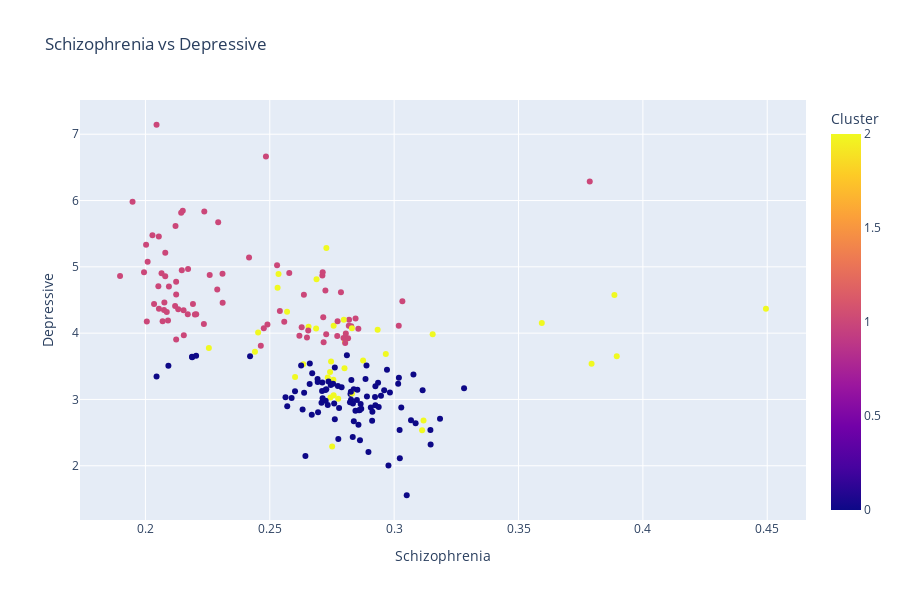
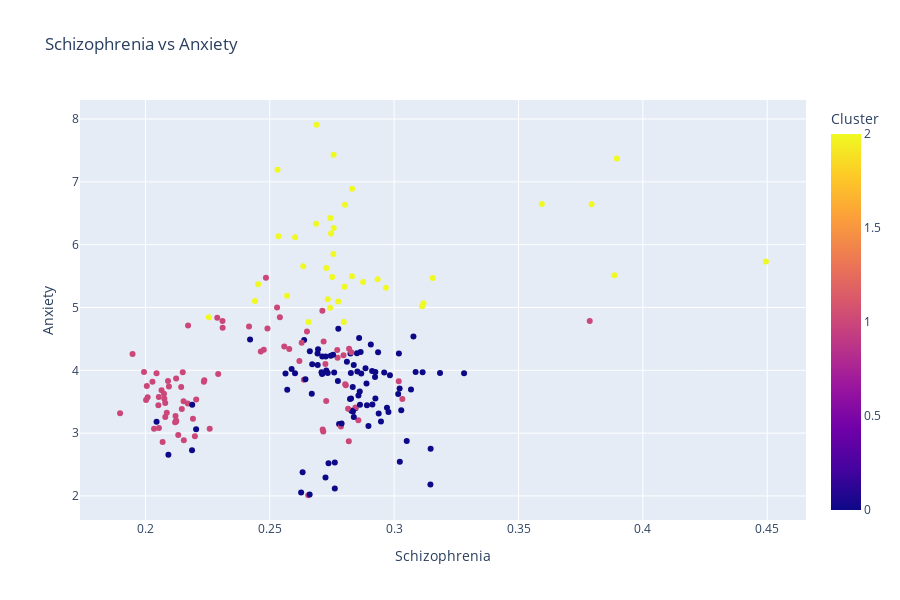
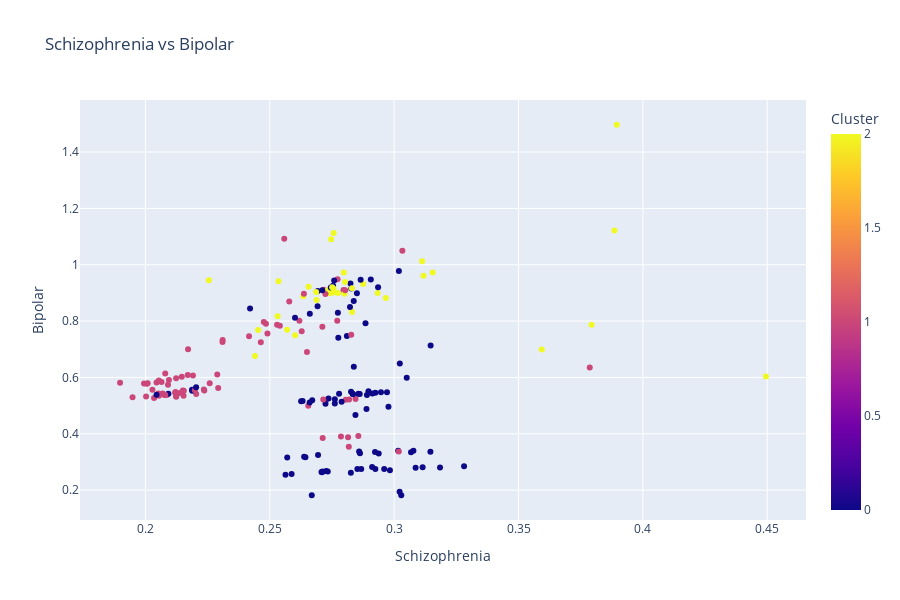
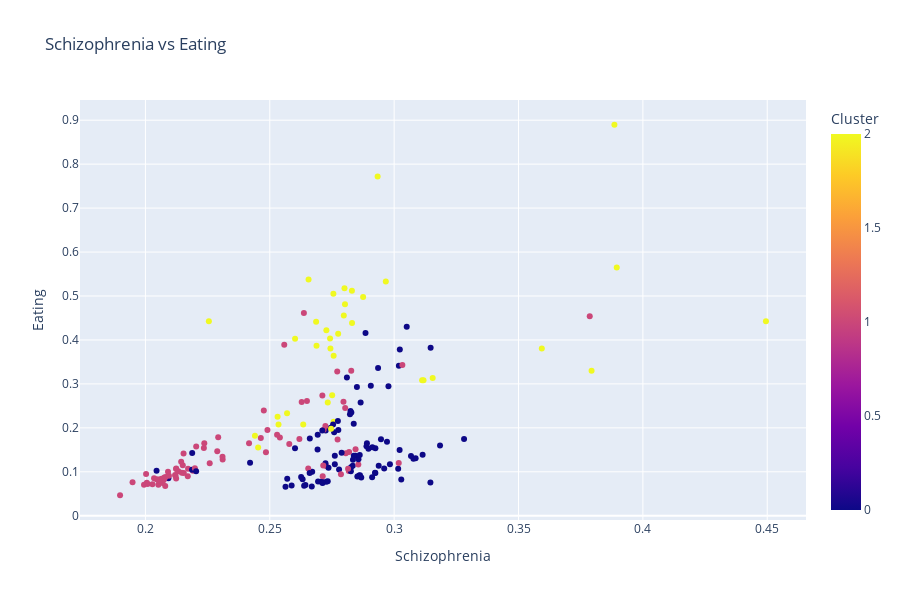

Notebook cell for these charts, in order:
### Code cell
from sklearn.cluster import KMeans
import plotly.express as px
import numpy as np

kmeans = KMeans(n_clusters=3, random_state=0)
df['Cluster'] = kmeans.fit_predict(df)

df = df.reset_index()
# Displaying the clustered data interactively using Plotly Express
fig1 = px.scatter(df, x='Schizophrenia', y='Depressive', color='Cluster', title='Schizophrenia vs Depressive', height=600, hover_data=['Code'])
fig2 = px.scatter(df, x='Schizophrenia', y='Anxiety', color='Cluster', title='Schizophrenia vs Anxiety', height=600, hover_data=['Code'])
fig3 = px.scatter(df, x='Schizophrenia', y='Bipolar', color='Cluster', title='Schizophrenia vs Bipolar', height=600, hover_data=['Code'])
fig4 = px.scatter(df, x='Schizophrenia', y='Eating', color='Cluster', title='Schizophrenia vs Eating', height=600, hover_data=['Code'])

# Show the figures
fig1.show()
fig2.show()
fig3.show()
fig4.show()

### Figure 1 — Plotly figure (JSON) as saved in the notebook; plotly's stock layout.template omitted (floating-point values rounded to 4 significant figures; data arrays with more than 128 entries replaced by an {"elided": "..."} marker saying what was removed)
{"data": [{"customdata": {"elided": "205x1 str values"}, "hovertemplate": "Schizophrenia=%{x}<br>Depressive=%{y}<br>Code=%{customdata[0]}<br>Cluster=%{marker.color}<extra></extra>", "legendgroup": "", "marker": {"color": {"elided": "205 int values"}, "coloraxis": "coloraxis", "symbol": "circle"}, "mode": "markers", "name": "", "orientation": "v", "showlegend": false, "type": "scatter", "x": {"elided": "205 float values"}, "xaxis": "x", "y": {"elided": "205 float values"}, "yaxis": "y"}], "layout": {"coloraxis": {"colorbar": {"title": {"text": "Cluster"}}, "colorscale": [[0, "#0d0887"], [0.1111, "#46039f"], [0.2222, "#7201a8"], [0.3333, "#9c179e"], [0.4444, "#bd3786"], [0.5556, "#d8576b"], [0.6667, "#ed7953"], [0.7778, "#fb9f3a"], [0.8889, "#fdca26"], [1, "#f0f921"]]}, "height": 600, "legend": {"tracegroupgap": 0}, "title": {"text": "Schizophrenia vs Depressive"}, "xaxis": {"anchor": "y", "domain": [0, 1], "title": {"text": "Schizophrenia"}}, "yaxis": {"anchor": "x", "domain": [0, 1], "title": {"text": "Depressive"}}}}

### Figure 2 — Plotly figure (JSON) as saved in the notebook; plotly's stock layout.template omitted (floating-point values rounded to 4 significant figures; data arrays with more than 128 entries replaced by an {"elided": "..."} marker saying what was removed)
{"data": [{"customdata": {"elided": "205x1 str values"}, "hovertemplate": "Schizophrenia=%{x}<br>Anxiety=%{y}<br>Code=%{customdata[0]}<br>Cluster=%{marker.color}<extra></extra>", "legendgroup": "", "marker": {"color": {"elided": "205 int values"}, "coloraxis": "coloraxis", "symbol": "circle"}, "mode": "markers", "name": "", "orientation": "v", "showlegend": false, "type": "scatter", "x": {"elided": "205 float values"}, "xaxis": "x", "y": {"elided": "205 float values"}, "yaxis": "y"}], "layout": {"coloraxis": {"colorbar": {"title": {"text": "Cluster"}}, "colorscale": [[0, "#0d0887"], [0.1111, "#46039f"], [0.2222, "#7201a8"], [0.3333, "#9c179e"], [0.4444, "#bd3786"], [0.5556, "#d8576b"], [0.6667, "#ed7953"], [0.7778, "#fb9f3a"], [0.8889, "#fdca26"], [1, "#f0f921"]]}, "height": 600, "legend": {"tracegroupgap": 0}, "title": {"text": "Schizophrenia vs Anxiety"}, "xaxis": {"anchor": "y", "domain": [0, 1], "title": {"text": "Schizophrenia"}}, "yaxis": {"anchor": "x", "domain": [0, 1], "title": {"text": "Anxiety"}}}}

### Figure 3 — Plotly figure (JSON) as saved in the notebook; plotly's stock layout.template omitted (floating-point values rounded to 4 significant figures; data arrays with more than 128 entries replaced by an {"elided": "..."} marker saying what was removed)
{"data": [{"customdata": {"elided": "205x1 str values"}, "hovertemplate": "Schizophrenia=%{x}<br>Bipolar=%{y}<br>Code=%{customdata[0]}<br>Cluster=%{marker.color}<extra></extra>", "legendgroup": "", "marker": {"color": {"elided": "205 int values"}, "coloraxis": "coloraxis", "symbol": "circle"}, "mode": "markers", "name": "", "orientation": "v", "showlegend": false, "type": "scatter", "x": {"elided": "205 float values"}, "xaxis": "x", "y": {"elided": "205 float values"}, "yaxis": "y"}], "layout": {"coloraxis": {"colorbar": {"title": {"text": "Cluster"}}, "colorscale": [[0, "#0d0887"], [0.1111, "#46039f"], [0.2222, "#7201a8"], [0.3333, "#9c179e"], [0.4444, "#bd3786"], [0.5556, "#d8576b"], [0.6667, "#ed7953"], [0.7778, "#fb9f3a"], [0.8889, "#fdca26"], [1, "#f0f921"]]}, "height": 600, "legend": {"tracegroupgap": 0}, "title": {"text": "Schizophrenia vs Bipolar"}, "xaxis": {"anchor": "y", "domain": [0, 1], "title": {"text": "Schizophrenia"}}, "yaxis": {"anchor": "x", "domain": [0, 1], "title": {"text": "Bipolar"}}}}

### Figure 4 — Plotly figure (JSON) as saved in the notebook; plotly's stock layout.template omitted (floating-point values rounded to 4 significant figures; data arrays with more than 128 entries replaced by an {"elided": "..."} marker saying what was removed)
{"data": [{"customdata": {"elided": "205x1 str values"}, "hovertemplate": "Schizophrenia=%{x}<br>Eating=%{y}<br>Code=%{customdata[0]}<br>Cluster=%{marker.color}<extra></extra>", "legendgroup": "", "marker": {"color": {"elided": "205 int values"}, "coloraxis": "coloraxis", "symbol": "circle"}, "mode": "markers", "name": "", "orientation": "v", "showlegend": false, "type": "scatter", "x": {"elided": "205 float values"}, "xaxis": "x", "y": {"elided": "205 float values"}, "yaxis": "y"}], "layout": {"coloraxis": {"colorbar": {"title": {"text": "Cluster"}}, "colorscale": [[0, "#0d0887"], [0.1111, "#46039f"], [0.2222, "#7201a8"], [0.3333, "#9c179e"], [0.4444, "#bd3786"], [0.5556, "#d8576b"], [0.6667, "#ed7953"], [0.7778, "#fb9f3a"], [0.8889, "#fdca26"], [1, "#f0f921"]]}, "height": 600, "legend": {"tracegroupgap": 0}, "title": {"text": "Schizophrenia vs Eating"}, "xaxis": {"anchor": "y", "domain": [0, 1], "title": {"text": "Schizophrenia"}}, "yaxis": {"anchor": "x", "domain": [0, 1], "title": {"text": "Eating"}}}}
